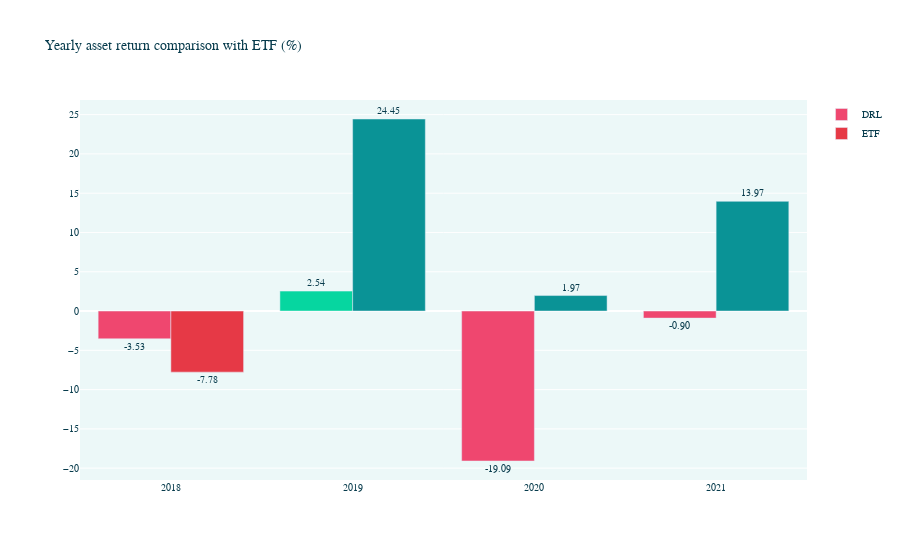

This figure's notebook cell:
### Code cell
# define histogram colors
colors_macd = np.where(yearly_return_drl.values > 0, '#06d6a0', '#ef476f')
colors_etf = np.where(yearly_return_etf.values > 0, '#0a9396', '#e63946')

# add histogram on the lower subplot
fig = go.Figure()
fig.add_trace(
    go.Bar(
        x=yearly_return_drl.index,
        y=yearly_return_drl.values * 100,
        name="DRL",
        marker_color=colors_macd,
        text=yearly_return_drl.values * 100,
        texttemplate='%{text:.2f}',
        textposition='outside'

    ),
)
fig.add_trace(
    go.Bar(
        x=yearly_return_etf.index,
        y=yearly_return_etf.values * 100,
        name='ETF',
        marker_color=colors_etf,
        text=yearly_return_etf.values * 100,
        texttemplate='%{text:.2f}',
        textposition='outside'

    ),
)

# make the figure prettier
layout = go.Layout(
    title="Yearly asset return comparison with ETF (%)",
    plot_bgcolor='#ecf8f8',
    font_family='Monospace',
    font_color='#073b4c',
    font_size=10,
    xaxis=dict(
        rangeslider=dict(visible=False)
    ),
    autosize=True,
)

fig.update_layout(layout)
fig.show()

### Figure 1 — Plotly figure (JSON) as saved in the notebook; plotly's stock layout.template omitted (floating-point values rounded to 4 significant figures)
{"data": [{"marker": {"color": ["#ef476f", "#06d6a0", "#ef476f", "#ef476f"]}, "name": "DRL", "text": [-3.533, 2.537, -19.09, -0.8992], "textposition": "outside", "texttemplate": "%{text:.2f}", "type": "bar", "x": [2018, 2019, 2020, 2021], "y": [-3.533, 2.537, -19.09, -0.8992]}, {"marker": {"color": ["#e63946", "#0a9396", "#0a9396", "#0a9396"]}, "name": "ETF", "text": [-7.778, 24.45, 1.971, 13.97], "textposition": "outside", "texttemplate": "%{text:.2f}", "type": "bar", "x": [2018, 2019, 2020, 2021], "y": [-7.778, 24.45, 1.971, 13.97]}], "layout": {"autosize": true, "font": {"color": "#073b4c", "family": "Monospace", "size": 10}, "plot_bgcolor": "#ecf8f8", "title": {"text": "Yearly asset return comparison with ETF (%)"}, "xaxis": {"rangeslider": {"visible": false}}}}
